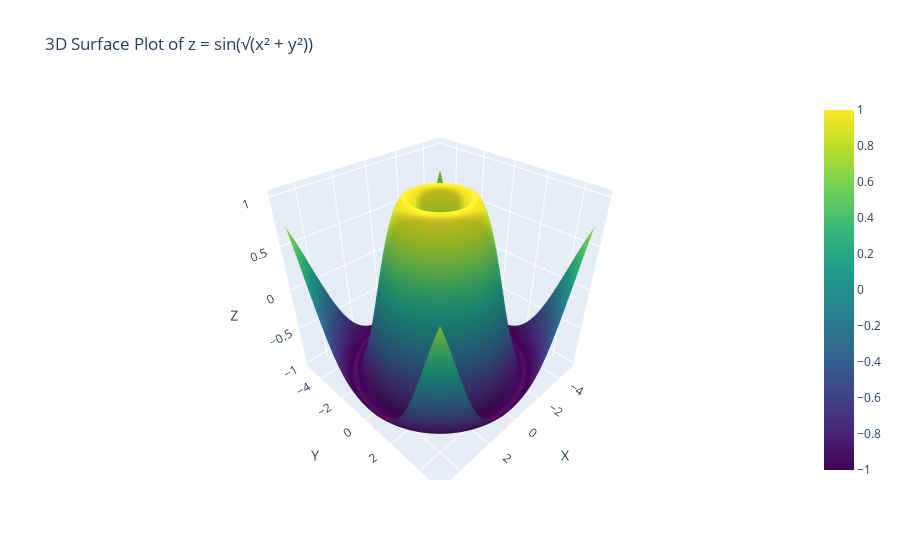

Notebook code for this chart:
### Markdown cell above
#### Que:-4. Using the given x and y data, generate a 3D surface plot to visualize the function z = sin(sqrt(x^2+y^2))

### Code cell
import plotly.graph_objects as go

# Generate x and y data
x = np.linspace(-5, 5, 100)
y = np.linspace(-5, 5, 100)
x, y = np.meshgrid(x, y)

# Compute z values based on the given function
z = np.sin(np.sqrt(x**2 + y**2))

# Create a 3D surface plot using Plotly
fig = go.Figure(data=[go.Surface(z=z, x=x, y=y, colorscale="viridis")])

# Update layout for better visualization
fig.update_layout(title="3D Surface Plot of z = sin(√(x² + y²))",
                  scene=dict(xaxis_title="X",
                             yaxis_title="Y",
                             zaxis_title="Z"))

# Show the plot
fig.show()

### Figure 1 — Plotly figure (JSON) as saved in the notebook; plotly's stock layout.template omitted (floating-point values rounded to 4 significant figures; data arrays with more than 128 entries replaced by an {"elided": "..."} marker saying what was removed)
{"data": [{"colorscale": [[0, "#440154"], [0.1111, "#482878"], [0.2222, "#3e4989"], [0.3333, "#31688e"], [0.4444, "#26828e"], [0.5556, "#1f9e89"], [0.6667, "#35b779"], [0.7778, "#6ece58"], [0.8889, "#b5de2b"], [1, "#fde725"]], "type": "surface", "x": {"elided": "100x100 float values"}, "y": {"elided": "100x100 float values"}, "z": {"elided": "100x100 float values"}}], "layout": {"scene": {"xaxis": {"title": {"text": "X"}}, "yaxis": {"title": {"text": "Y"}}, "zaxis": {"title": {"text": "Z"}}}, "title": {"text": "3D Surface Plot of z = sin(√(x² + y²))"}}}
